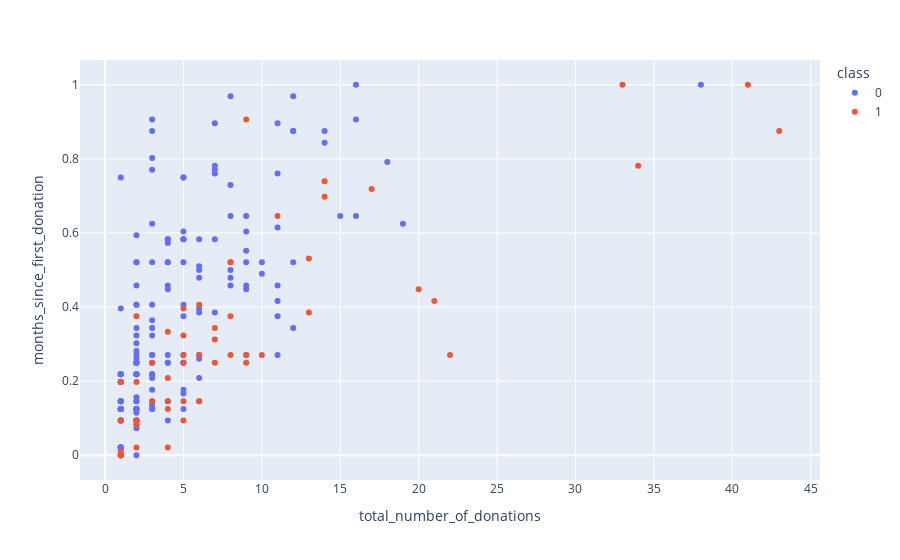

Write notebook code for a chart like this one.
### Code cell
test30["class"] = test30["class"].astype(str) #convert to string

fig = pd.fig = px.scatter(data_frame=test30, x='total_number_of_donations', y='months_since_first_donation', color='class')
fig.show()

### Figure 1 — Plotly figure (JSON) as saved in the notebook; plotly's stock layout.template omitted (floating-point values rounded to 4 significant figures; data arrays with more than 128 entries replaced by an {"elided": "..."} marker saying what was removed)
{"data": [{"hovertemplate": "class=0<br>total_number_of_donations=%{x}<br>months_since_first_donation=%{y}<extra></extra>", "legendgroup": "0", "marker": {"color": "#636efa", "symbol": "circle"}, "mode": "markers", "name": "0", "orientation": "v", "showlegend": true, "type": "scatter", "x": {"elided": "173 int values"}, "xaxis": "x", "y": {"elided": "173 float values"}, "yaxis": "y"}, {"hovertemplate": "class=1<br>total_number_of_donations=%{x}<br>months_since_first_donation=%{y}<extra></extra>", "legendgroup": "1", "marker": {"color": "#EF553B", "symbol": "circle"}, "mode": "markers", "name": "1", "orientation": "v", "showlegend": true, "type": "scatter", "x": [10, 1, 6, 5, 33, 2, 5, 34, 4, 5, 43, 6, 7, 21, 2, 6, 4, 2, 4, 5, 8, 17, 9, 9, 4, 8, 20, 2, 2, 8, 9, 3, 7, 8, 13, 5, 7, 22, 6, 41, 1, 13, 4, 2, 3, 14, 14, 5, 11, 1, 1, 1], "xaxis": "x", "y": [0.2708, 0, 0.2708, 0.09375, 1, 0.09375, 0.2708, 0.7812, 0.02083, 0.3229, 0.875, 0.1458, 0.3125, 0.4167, 0.1979, 0.1458, 0.2083, 0.09375, 0.1458, 0.1458, 0.5208, 0.7188, 0.9062, 0.25, 0.125, 0.375, 0.4479, 0.02083, 0.375, 0.5208, 0.2708, 0.1458, 0.3438, 0.2708, 0.5312, 0.25, 0.25, 0.2708, 0.4062, 1, 0.1979, 0.3854, 0.3333, 0.08333, 0.25, 0.7396, 0.6979, 0.3958, 0.6458, 0.09375, 0.01042, 0], "yaxis": "y"}], "layout": {"legend": {"title": {"text": "class"}, "tracegroupgap": 0}, "margin": {"t": 60}, "xaxis": {"anchor": "y", "domain": [0, 1], "title": {"text": "total_number_of_donations"}}, "yaxis": {"anchor": "x", "domain": [0, 1], "title": {"text": "months_since_first_donation"}}}}
